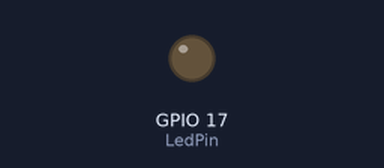
Bench run of a program on a simulated Raspberry Pi (BCM pin numbers). Parts: output pins drawn as LEDs (lit = HIGH).

Above: at 0.05 s.
At 0.85 s:
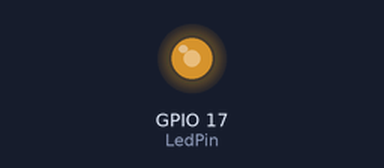
At 1.7 s:
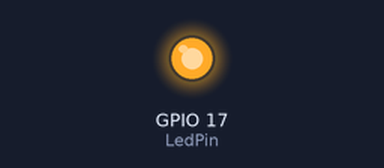
At 3.35 s:
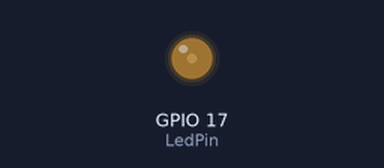
Timing chart, 0 to 6.0 s (numbered marks = the images above):
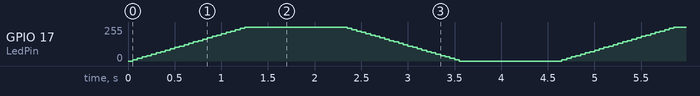

The program:

breathing_led.py
```python
#! /usr/bin/env python

import RPi.GPIO as GPIO
import time

LedPin = 17

def setup():
    global p
    GPIO.setmode(GPIO.BCM)
    GPIO.setup(LedPin, GPIO.OUT)
    GPIO.output(LedPin, GPIO.LOW)

    p = GPIO.PWM(LedPin, 1000)
    p.start(0)

def loop():
    while True:
        for dc in range(0, 104, 4):
            p.ChangeDutyCycle(dc)
            time.sleep(0.05)
        time.sleep(1)
        for dc in range(100, -1, -4):
            p.ChangeDutyCycle(dc)
            time.sleep(0.05)
        time.sleep(1)

def destroy():
    p.stop()
    GPIO.output(LedPin, GPIO.HIGH)
    GPIO.cleanup()

if __name__ == '__main__':
    setup()
    try:
        loop()
    except KeyboardInterrupt:
        destroy()
```
